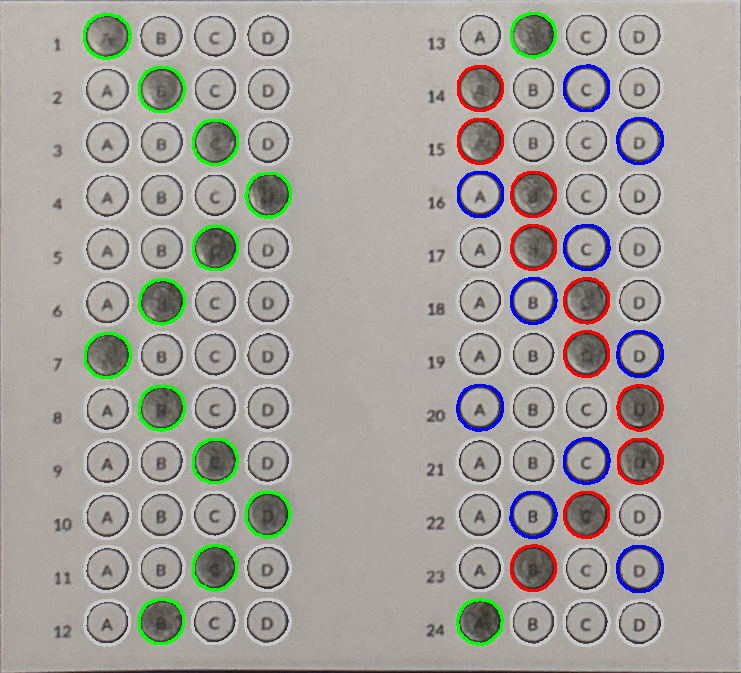
#> input picture imagen_debug_local.png, 741 x 673 px
$ python -i scanner_controller.py   (imports and definitions only)
#> lines starting #> are read from the running program, lines starting #| are printed output that depends on the picture; after the words box and inside, x2 and y2 are one past the last pixel; in counts of white or black regions, pixels touching at a corner belong together
#> further down, picture is the input picture: shape (673, 741, 3); mean B, G, R 155.8, 161.3, 164.3
import cv2
import numpy as np
import base64
from PIL import Image
import io

def ordenar_contornos(contornos):
    return sorted(contornos, key=lambda c: (cv2.boundingRect(c)[1], cv2.boundingRect(c)[0]))

def aumentar_brillo(imagen_gray, alpha=1.2, beta=30):
    return cv2.convertScaleAbs(imagen_gray, alpha=alpha, beta=beta)

# [5 lines left out: function aplicar_nitidez, not called in this run]

def encontrar_marco(imagen):
    gris = cv2.cvtColor(imagen, cv2.COLOR_BGR2GRAY)
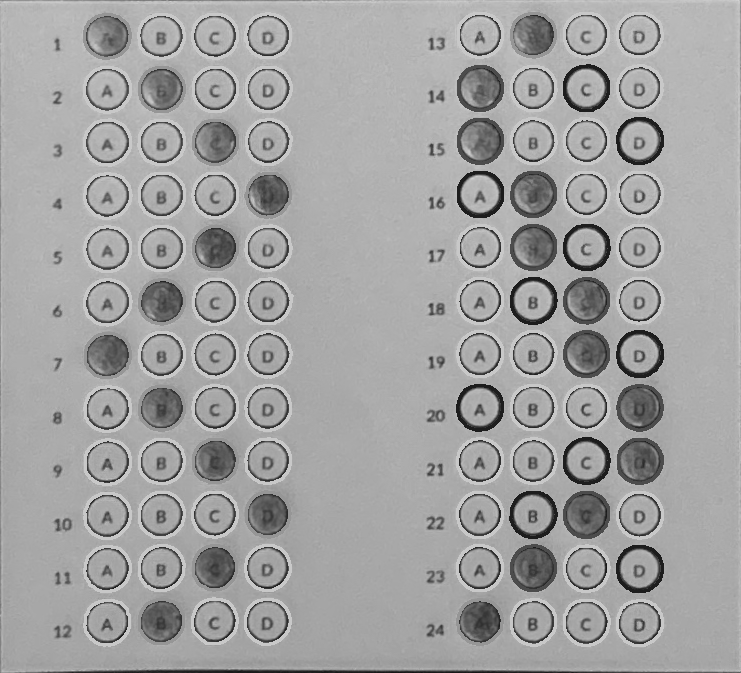
#> gris: shape (673, 741); min 19, max 212, mean 161.6
    gris = cv2.GaussianBlur(gris, (5, 5), 0)
    canny = cv2.Canny(gris, 50, 150)
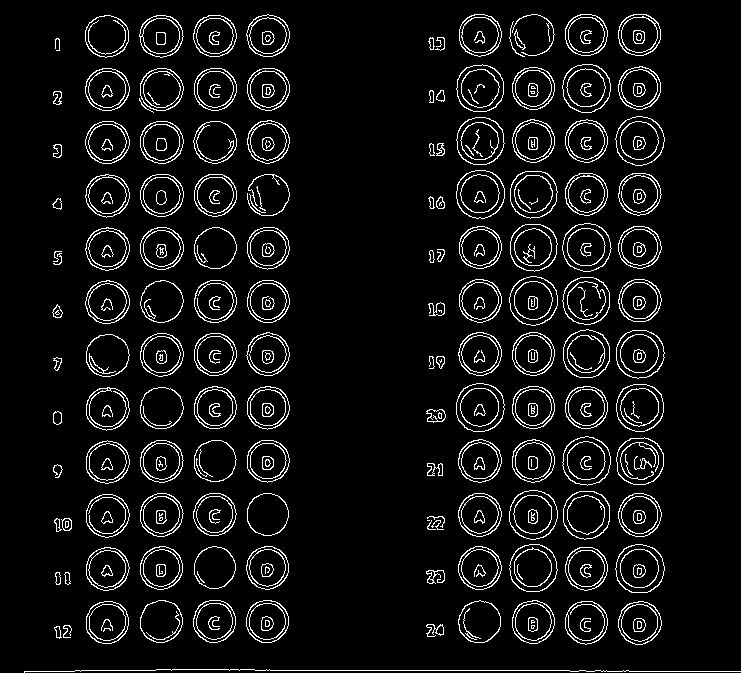
#> canny: shape (673, 741); 6.8% white in thin lines or dots

    # Detectar QR code
    detector_qr = cv2.QRCodeDetector()
    _, puntos_qr = detector_qr.detect(gris)
#> puntos_qr = None

    contorno_qr = None
    if puntos_qr is not None:
        puntos_qr = puntos_qr[0].astype(int)
        contorno_qr = np.array(puntos_qr).reshape((-1, 1, 2))

    contornos, _ = cv2.findContours(canny, cv2.RETR_EXTERNAL, cv2.CHAIN_APPROX_SIMPLE)
#> contornos = 139 contours, 18 with area under 20; largest, box (x1, y1, x2, y2) and area: (615, 544, 665, 593) 1874, (509, 490, 558, 540) 1868, (615, 116, 665, 166) 1865, (456, 383, 505, 432) 1858, (509, 276, 558, 326) 1848
    contornos = sorted(contornos, key=cv2.contourArea, reverse=True)[:15]
#> contornos = 15 contours; largest, box (x1, y1, x2, y2) and area: (615, 544, 665, 593) 1874, (509, 490, 558, 540) 1868, (615, 116, 665, 166) 1865, (456, 383, 505, 432) 1858, (509, 276, 558, 326) 1848

    for c in contornos:
        if contorno_qr is not None:
            distancia = cv2.matchShapes(c, contorno_qr, cv2.CONTOURS_MATCH_I1, 0.0)
            if distancia < 0.1:
                continue

        peri = cv2.arcLength(c, True)
        aprox = cv2.approxPolyDP(c, 0.02 * peri, True)

        if len(aprox) == 4:
            x, y, w, h = cv2.boundingRect(aprox)
            aspect_ratio = h / float(w) if w > 0 else 0
            area = cv2.contourArea(c)

            if area > 2000 and aspect_ratio > 2.5:
                return aprox.reshape(4, 2)
#> this loop made 15 passes
#> peri on passes 1 to 12: 163, 163, 163.2, 163, 161.8, 161.8, 162.4, 161, 163.2, 161.8, 159.3, 160.1
    return None

# [168 lines left out: functions ordenar_puntos, recortar_area, agrupar_por_filas, extraer_respuestas, corregir_respuestas, procesar_y_evaluar_prueba, not called in this run]

>>> import cv2
>>> picture = cv2.imread('../../imagen_debug_local.png')
>>> result = encontrar_marco(picture)
